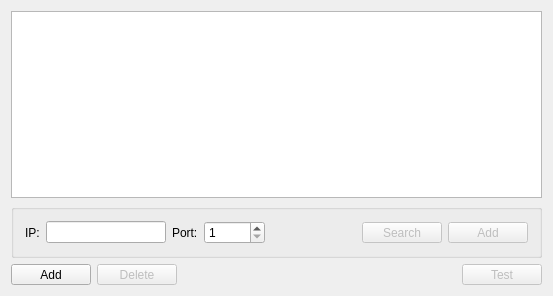
<?xml version="1.0" encoding="UTF-8"?>
<ui version="4.0">
 <class>ServerManagerWindowClass</class>
 <widget class="QWidget" name="ServerManagerWindowClass">
  <property name="geometry">
   <rect>
    <x>0</x>
    <y>0</y>
    <width>553</width>
    <height>296</height>
   </rect>
  </property>
  <property name="windowTitle">
   <string>ServerManager</string>
  </property>
  <layout class="QGridLayout" name="gridLayout_2">
   <item row="0" column="0">
    <widget class="QTableView" name="tableViewServers">
     <property name="selectionMode">
      <enum>QAbstractItemView::SingleSelection</enum>
     </property>
     <property name="selectionBehavior">
      <enum>QAbstractItemView::SelectRows</enum>
     </property>
    </widget>
   </item>
   <item row="1" column="0">
    <widget class="QGroupBox" name="groupBoxIP">
     <property name="title">
      <string/>
     </property>
     <layout class="QGridLayout" name="gridLayout">
      <item row="0" column="1">
       <widget class="QLineEdit" name="lineEditIP">
        <property name="minimumSize">
         <size>
          <width>120</width>
          <height>0</height>
         </size>
        </property>
        <property name="text">
         <string/>
        </property>
       </widget>
      </item>
      <item row="0" column="0">
       <widget class="QLabel" name="labelIP">
        <property name="text">
         <string>IP:</string>
        </property>
       </widget>
      </item>
      <item row="0" column="2">
       <widget class="QLabel" name="labelPort">
        <property name="text">
         <string>Port:</string>
        </property>
        <property name="buddy">
         <cstring>spinBoxPort</cstring>
        </property>
       </widget>
      </item>
      <item row="0" column="3">
       <widget class="QSpinBox" name="spinBoxPort">
        <property name="minimum">
         <number>1</number>
        </property>
        <property name="maximum">
         <number>65535</number>
        </property>
       </widget>
      </item>
      <item row="0" column="4">
       <spacer name="horizontalSpacer">
        <property name="orientation">
         <enum>Qt::Horizontal</enum>
        </property>
        <property name="sizeHint" stdset="0">
         <size>
          <width>116</width>
          <height>20</height>
         </size>
        </property>
       </spacer>
      </item>
      <item row="0" column="5">
       <widget class="QToolButton" name="toolButtonSearchServer">
        <property name="enabled">
         <bool>false</bool>
        </property>
        <property name="sizePolicy">
         <sizepolicy hsizetype="Preferred" vsizetype="Fixed">
          <horstretch>0</horstretch>
          <verstretch>0</verstretch>
         </sizepolicy>
        </property>
        <property name="minimumSize">
         <size>
          <width>80</width>
          <height>0</height>
         </size>
        </property>
        <property name="text">
         <string>Search</string>
        </property>
        <property name="icon">
         <iconset resource="../resources.qrc">
          <normaloff>:/resources/images/find.png</normaloff>:/resources/images/find.png</iconset>
        </property>
        <property name="toolButtonStyle">
         <enum>Qt::ToolButtonTextBesideIcon</enum>
        </property>
       </widget>
      </item>
      <item row="0" column="6">
       <widget class="QToolButton" name="toolButtonAddServer">
        <property name="enabled">
         <bool>false</bool>
        </property>
        <property name="sizePolicy">
         <sizepolicy hsizetype="Preferred" vsizetype="Fixed">
          <horstretch>0</horstretch>
          <verstretch>0</verstretch>
         </sizepolicy>
        </property>
        <property name="minimumSize">
         <size>
          <width>80</width>
          <height>0</height>
         </size>
        </property>
        <property name="text">
         <string>Add</string>
        </property>
        <property name="icon">
         <iconset resource="../resources.qrc">
          <normaloff>:/resources/images/addtab.png</normaloff>:/resources/images/addtab.png</iconset>
        </property>
        <property name="toolButtonStyle">
         <enum>Qt::ToolButtonTextBesideIcon</enum>
        </property>
       </widget>
      </item>
     </layout>
    </widget>
   </item>
   <item row="2" column="0">
    <layout class="QHBoxLayout" name="horizontalLayout">
     <item>
      <widget class="QToolButton" name="toolButtonShowAddServer">
       <property name="sizePolicy">
        <sizepolicy hsizetype="Preferred" vsizetype="Fixed">
         <horstretch>0</horstretch>
         <verstretch>0</verstretch>
        </sizepolicy>
       </property>
       <property name="minimumSize">
        <size>
         <width>80</width>
         <height>0</height>
        </size>
       </property>
       <property name="text">
        <string>Add</string>
       </property>
       <property name="icon">
        <iconset resource="../resources.qrc">
         <normaloff>:/resources/images/addtab.png</normaloff>:/resources/images/addtab.png</iconset>
       </property>
       <property name="checkable">
        <bool>true</bool>
       </property>
       <property name="toolButtonStyle">
        <enum>Qt::ToolButtonTextBesideIcon</enum>
       </property>
      </widget>
     </item>
     <item>
      <widget class="QToolButton" name="toolButtonDeleteServer">
       <property name="enabled">
        <bool>false</bool>
       </property>
       <property name="sizePolicy">
        <sizepolicy hsizetype="Preferred" vsizetype="Fixed">
         <horstretch>0</horstretch>
         <verstretch>0</verstretch>
        </sizepolicy>
       </property>
       <property name="minimumSize">
        <size>
         <width>80</width>
         <height>0</height>
        </size>
       </property>
       <property name="text">
        <string>Delete</string>
       </property>
       <property name="icon">
        <iconset resource="../resources.qrc">
         <normaloff>:/resources/images/closetab.png</normaloff>:/resources/images/closetab.png</iconset>
       </property>
       <property name="toolButtonStyle">
        <enum>Qt::ToolButtonTextBesideIcon</enum>
       </property>
      </widget>
     </item>
     <item>
      <spacer name="horizontalSpacer_2">
       <property name="orientation">
        <enum>Qt::Horizontal</enum>
       </property>
       <property name="sizeHint" stdset="0">
        <size>
         <width>40</width>
         <height>20</height>
        </size>
       </property>
      </spacer>
     </item>
     <item>
      <widget class="QToolButton" name="toolButtonTestServers">
       <property name="enabled">
        <bool>false</bool>
       </property>
       <property name="sizePolicy">
        <sizepolicy hsizetype="Preferred" vsizetype="Fixed">
         <horstretch>0</horstretch>
         <verstretch>0</verstretch>
        </sizepolicy>
       </property>
       <property name="minimumSize">
        <size>
         <width>80</width>
         <height>0</height>
        </size>
       </property>
       <property name="text">
        <string>Test</string>
       </property>
       <property name="icon">
        <iconset resource="../resources.qrc">
         <normaloff>:/resources/images/verifying.gif</normaloff>:/resources/images/verifying.gif</iconset>
       </property>
       <property name="toolButtonStyle">
        <enum>Qt::ToolButtonTextBesideIcon</enum>
       </property>
      </widget>
     </item>
    </layout>
   </item>
  </layout>
 </widget>
 <layoutdefault spacing="6" margin="11"/>
 <resources>
  <include location="../resources.qrc"/>
 </resources>
 <connections/>
</ui>
